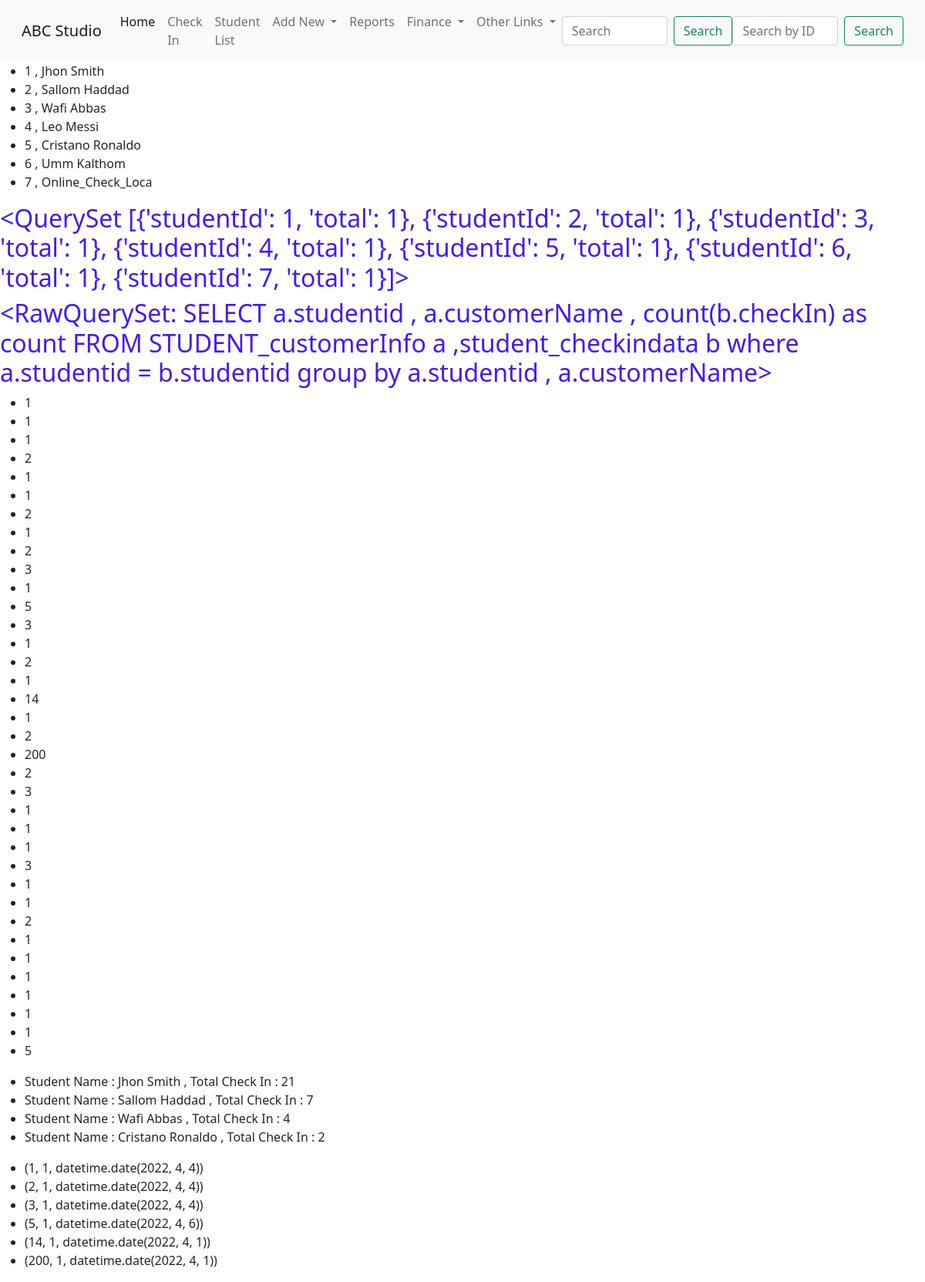
/list2/, run on the app's committed database.
### student/models.py (models this page shows, shortened)
class customerInfo(models.Model):
    studentId = models.AutoField(primary_key=True)
    customerName = models.CharField(max_length=100 , unique=True)
    customerImg = models.ImageField(upload_to ='media/student/imgs/' , default='default.jpg')
    leadsChannel = models.ForeignKey(leadSource,max_length=50,on_delete=models.CASCADE)
    adsRef = models.CharField(max_length=200,blank=True)
    contactDate = models.DateField(default=datetime.now , editable=False)
    leadeAge = models.IntegerField()
    leadsLocation = models.CharField(max_length=100)
    leadsContactNumber = models.IntegerField()
    emailAddress = models.EmailField(unique=True)
    leadsComment = models.CharField(max_length=1000)
    leadsUrgent = models.BooleanField()
    Nationality = models.ForeignKey(countryList,max_length=250,on_delete=models.CASCADE)
    intersetList = models.ForeignKey(courseList,max_length=50,on_delete=models.CASCADE)
    followUp = models.BooleanField(default=True)

class checkInData(models.Model):
    checkInSeq = models.AutoField(primary_key=True)
    studentId = models.IntegerField()
    checkIn = models.IntegerField(default=1 , editable=False)
    checkInDate = models.DateField(default=datetime.now , editable=False)
    def __str__(self) -> str:
        return f"{self.studentId , self.checkIn , self.checkInDate}"

### student/views.py (the view)
# urls.py: path('list2/',views.list,name='CustInfo2'),
def list(request):
    queryset1 = customerInfo.objects.all()
    query2 = customerInfo.objects.all().values('studentId').annotate(total=Count('studentId'))
    query3 = checkInData.objects.all()
    query4 = customerInfo.objects.raw(
       'SELECT a.studentid , a.customerName , count(b.checkIn) as count FROM STUDENT_customerInfo a ,student_checkindata b where a.studentid = b.studentid group by a.studentid , a.customerName')
    lastLogin = checkInData.objects.raw('select checkInSeq , a.studentid , max(a.checkInDate) from student_checkindata a group by a.studentid')
    context = {'q1':queryset1,'q2':query2,'q3':query3,'q4':query4,'lastLogin':lastLogin}
    return render(request,'student/customerList.html',context)

### student/templates/student/customerList.html
{% extends 'student/base.html' %}
{% block content %}
    <ul>
        {% for x in q1 %}
        <li>{{x.studentId}} , {{x.customerName}}</li>
        {% endfor %}
    </ul>
<h2>{{q2}}</h2>
<h2>{{q4}}</h2>
<ul>
    {% for x in q3 %}
    <li>{{x.studentId}} {{x.customerName}}</li>
    {% endfor %}
</ul>
<ul>
    {% for x in q4 %}
    <li>Student Name : {{x.customerName}} , Total Check In : {{x.count}}</li>
    {% endfor %}
</ul>
<ul>
    {% for x in lastLogin %}
    <li>{{x}}</li>
    {% endfor %}
</ul>
{% endblock %}

### student/static/student/custom.css (style rules this page uses)
h2 { color: rgb(64, 29, 237); border-radius: 2; }

### data on the page
customerInfo: studentId "1", customerName "Jhon Smith", count "21"
customerInfo: studentId "2", customerName "Sallom Haddad", count "7"
customerInfo: studentId "3", customerName "Wafi Abbas", count "4"
customerInfo: studentId "4", customerName "Leo Messi"
customerInfo: studentId "5", customerName "Cristano Ronaldo", count "2"
customerInfo: studentId "6", customerName "Umm Kalthom"
customerInfo: studentId "7", customerName "Online_Check_Loca"
checkInData: studentId "1"
checkInData: studentId "1"
checkInData: studentId "1"
checkInData: studentId "2"
checkInData: studentId "1"
checkInData: studentId "1"
checkInData: studentId "2"
checkInData: studentId "1"
checkInData: studentId "2"
checkInData: studentId "3"
checkInData: studentId "1"
checkInData: studentId "5"
checkInData: studentId "3"
checkInData: studentId "1"
checkInData: studentId "2"
checkInData: studentId "1"
checkInData: studentId "14", studentId+checkInSeq+checkIn "(14, 1, datetime.date(2022, 4, 1))"
checkInData: studentId "1"
checkInData: studentId "2"
checkInData: studentId "200", studentId+checkInSeq+checkIn "(200, 1, datetime.date(2022, 4, 1))"
checkInData: studentId "2"
checkInData: studentId "3"
checkInData: studentId "1"
checkInData: studentId "1", studentId+checkInSeq+checkIn "(1, 1, datetime.date(2022, 4, 4))"
checkInData: studentId "1"
checkInData: studentId "3", studentId+checkInSeq+checkIn "(3, 1, datetime.date(2022, 4, 4))"
checkInData: studentId "1"
checkInData: studentId "1"
checkInData: studentId "2", studentId+checkInSeq+checkIn "(2, 1, datetime.date(2022, 4, 4))"
checkInData: studentId "1"
checkInData: studentId "1"
checkInData: studentId "1"
checkInData: studentId "1"
checkInData: studentId "1"
checkInData: studentId "1"
checkInData: studentId "5", studentId+checkInSeq+checkIn "(5, 1, datetime.date(2022, 4, 6))"

### other printed values
{{ q4 }} "<RawQuerySet: SELECT a.studentid , a.customerName , count(b.checkIn) as count FROM STUDENT_customerInfo a ,student_checkindata b where a.studentid = b.studentid group by a.studentid , a.customerName>"
